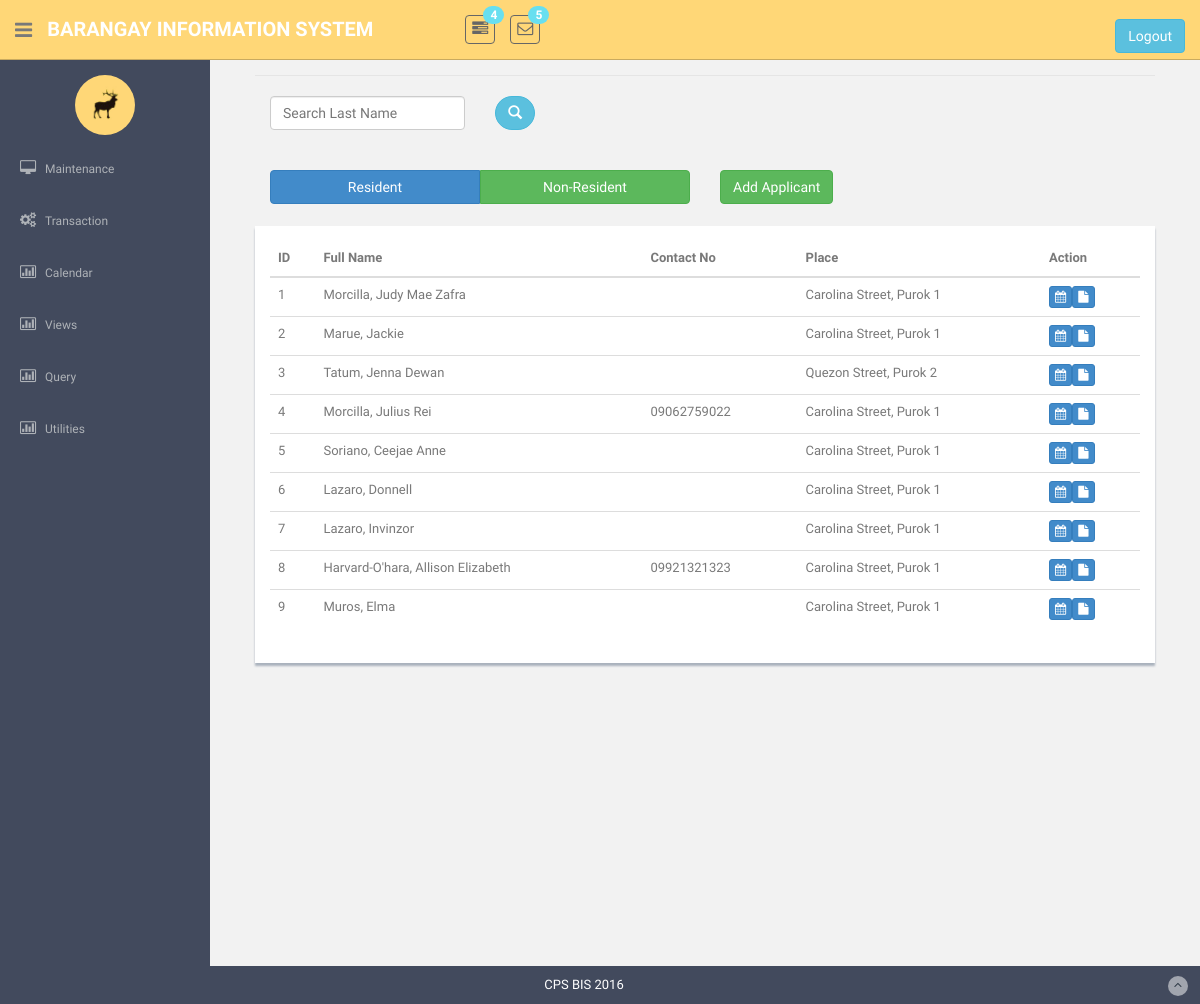
/validitycheck.php, run on an earlier commit of the app's database.
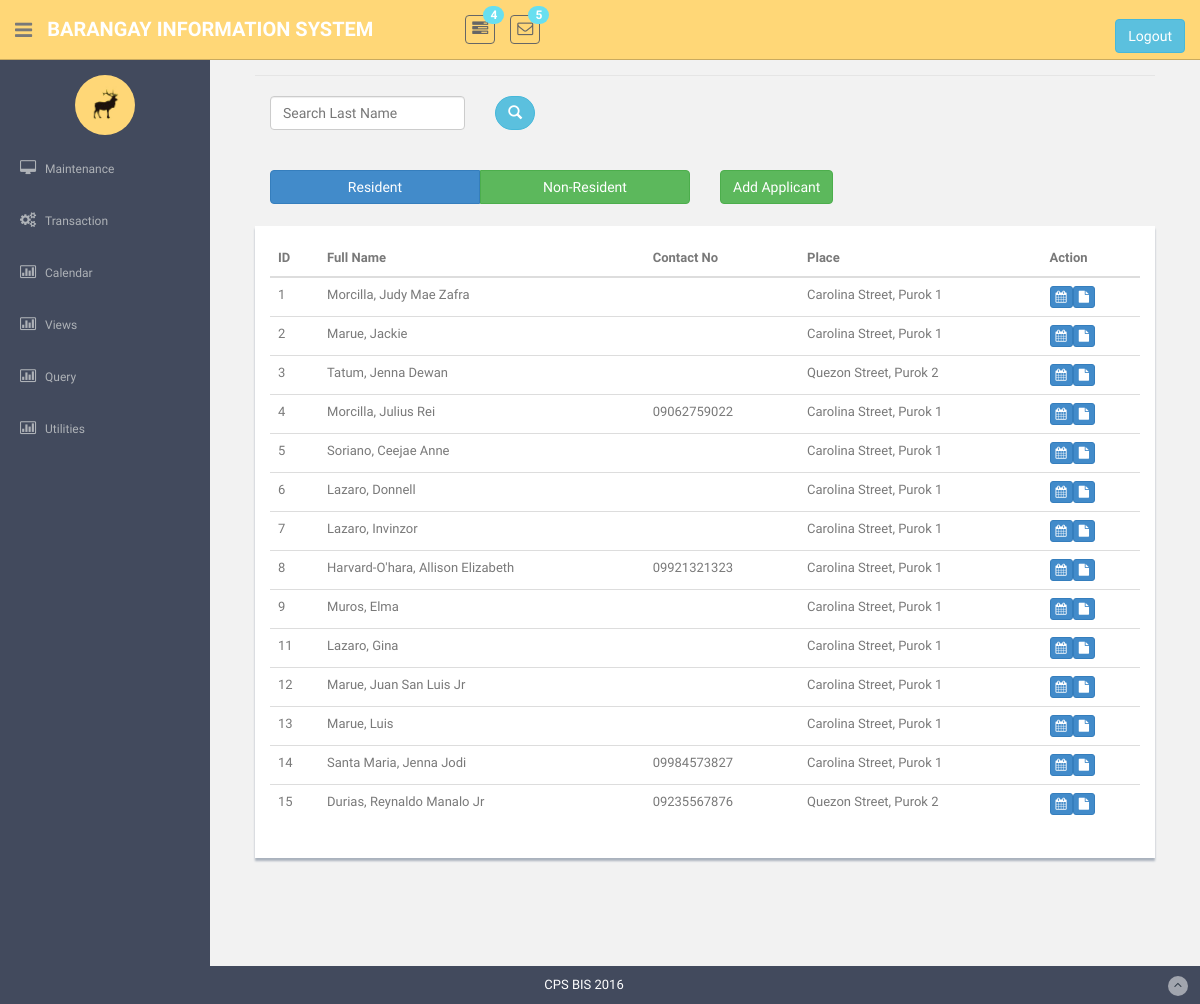
And on a later commit of the database.
### tables this page shows
CREATE TABLE `tblhousemember` (
  `intMemberNo` int(255) NOT NULL,
  `strFirstName` varchar(100) NOT NULL,
  `strMiddleName` varchar(100) DEFAULT NULL,
  `strLastName` varchar(100) NOT NULL,
  `strNameExtension` varchar(50) DEFAULT NULL,
  `charGender` char(1) NOT NULL,
  `dtBirthdate` date NOT NULL,
  `strContactNo` varchar(11) DEFAULT NULL,
  `strOccupation` varchar(50) DEFAULT NULL,
  `strSSSNo` varchar(9) DEFAULT NULL,
  `strTINNo` varchar(50) DEFAULT NULL,
  `strVotersId` varchar(25) NOT NULL,
  `intForeignHouseholdNo` int(11) NOT NULL,
  `strCivilStatus` varchar(20) NOT NULL,
  `strStatus` varchar(10) NOT NULL,
  `strLifeStatus` varchar(10) NOT NULL,
  `charLiterate` char(1) NOT NULL,
  `charDisable` char(1) NOT NULL,
  `dtEntered` date NOT NULL,
  `strImage` varchar(100) NOT NULL
);

### ValidityCheck.php (the view, shortened to what this page needs)
<!DOCTYPE html>
    <?php require('header.php');?>
    <?php require('sidebar.php');?>
      <section id="main-content">
        <section class="wrapper site-min-height">
    <div id="wrapper">
        <div id="page-content-wrapper">
            <div class="container-fluid">
                <div class="row">
                    <div class="col-lg-12">
							<div class = "bodybody">
								<div class="panel-body">
		<legend ><font face = "cambria" size = 10 color = "grey"> </font></legend>
		<div class="form-group">
			<div class="col-sm-3">
				<input id="searchr" name="search" class="form-control input-group-lg reg_name" type="text"  title="generated brgyId" value= "" placeholder="Search Last Name">
			</div>
			<div class="col-sm-2">
				<button class="btn btn-info btn-round btn-s  " id = "searchst" name = "btnSearch" value = 4 onclick = "search(this.value)"><i class = "glyphicon glyphicon-search "></i></button>
			</div>
		</div><br><br><br><br>
		<div class="col-sm-6">
		<div class="btn-group btn-group-justified" role="group" aria-label="...">
			<div class="btn-group" role="group">
				<button class="btn btn-primary" id = "searcht" name = "btnSearch" value = 1 onclick = "select(this.value)">Resident</button>
			</div>
			<div class="btn-group" role="group">
				<button class="btn btn-success" id = "searcht" name = "btnSearch" value = 2 onclick = "select(this.value)">Non-Resident</button>
			</div>
		</div>
		</div>
		<div class="col-sm-2">
			<a href="RegisterApplicant.php"><input type="button" class="btn btn-outline btn-success" name = "btnAdd" id = "btnAdd" href="RegisterApplicant.php" value="Add Applicant"></a>
		</div><br><br><br>
		<?php
		$statement = "SELECT a.`intMemberNo`, CONCAT(a.`strLastName`, ', ', a.`strFirstName`, ' ', a.`strMiddleName`, ' ', a.`strNameExtension`) AS 'Name', a.`strContactNo`, CONCAT(s.`strStreetName`, ', ', s.`strPurok`) AS 'Place' FROM tblhousemember a INNER JOIN tblhousehold h ON h.intHouseholdNo = a.intForeignHouseholdNo INNER JOIN tblstreet s ON s.intStreetId = h.intForeignStreetId";
		?>
<form method="POST">
		<center>
		<div class = "showback" id = "tablestreet">
			<table class="table table-hover" style="height: 40%; overflow: scroll; "'>
				<thead><tr>
					<th>ID</th>
					<th>Full Name</th>
					<th>Contact No</th>
					<th>Place</th>
					<th>Action</th>
				</tr></thead>
			<tbody>
			<?php
			$query = mysqli_query($con,$statement);
			while($row = mysqli_fetch_array($query)){ ?>
				<tr><td onmouseover='highlightCells(this.parentNode)' onmouseout='unhighlightCells(this.parentNode)' ><?php echo $row[0]; ?></td>
				<td onmouseover='highlightCells(this.parentNode)' onmouseout='unhighlightCells(this.parentNode)'><?php echo $row[1]; ?></td>
				<td onmouseover='highlightCells(this.parentNode)' onmouseout='unhighlightCells(this.parentNode)' ><?php echo $row[2]; ?></td>
				<td onmouseover='highlightCells(this.parentNode)' onmouseout='unhighlightCells(this.parentNode)' ><?php echo $row[3]; ?></td>
				<?php
				if(strstr($row[0], 'app')){
						echo"<td onmouseover='highlightCells(this.parentNode)' onmouseout='unhighlightCells(this.parentNode)'><button type = 'submit' name='btnProceed' value = '$row[0]' class='btn btn-success btn-xs'><i class='fa fa-calendar'></i></button><button type = 'submit' name='btnDocument' value = '$row[0]' class='btn btn-success btn-xs'><i class='fa fa-file'></i></button></td>";
					}
				else{
						echo"<td onmouseover='highlightCells(this.parentNode)' onmouseout='unhighlightCells(this.parentNode)'><button type = 'submit' name='btnProceed' value = '$row[0]' class='btn btn-primary btn-xs'><i class='fa fa-calendar'></i></button><button type = 'submit' name='btnDocument' value = '$row[0]' class='btn btn-primary btn-xs'><i class='fa fa-file'></i></button></td>";
					}
			}?>
			</tbody>
			</table>
		</div></center><br><br>
	</form>
								</div>
							</div>
						</div>
					</div>
				</div>
			</div>
		</div>
		</section><! --/wrapper -->
      </section>
<?php require("footer.php");?>

### header.php (shortened to what this page needs)
<html lang="en">
  <head>
    <link href="assets/css/bootstrap.css" rel="stylesheet">
    <link href="assets/font-awesome/css/font-awesome.css" rel="stylesheet" />
    <link href="assets/css/style.css" rel="stylesheet">
    <link href="assets/css/style-responsive.css" rel="stylesheet">
  </head>
  <body>
  <section id="container" >
      <header class="header black-bg">
              <div class="sidebar-toggle-box">
                  <div class="fa fa-bars tooltips" data-placement="right" data-original-title="Toggle Navigation"></div>
              </div>
            <a href="index.html" class="logo"><b>Barangay Information System</b></a>
            <div class="nav notify-row" id="top_menu">
                <ul class="nav top-menu">
                    <li class="dropdown">
                        <a data-toggle="dropdown" class="dropdown-toggle" href="index.html#">
                            <i class="fa fa-tasks"></i>
                            <span class="badge bg-theme">4</span>
                        </a>
                    </li>
                    <li id="header_inbox_bar" class="dropdown">
                        <a data-toggle="dropdown" class="dropdown-toggle" href="index.html#">
                            <i class="fa fa-envelope-o"></i>
                            <span class="badge bg-theme">5</span>
                        </a>
                    </li>
                </ul>
            </div><form method = POST>
            <div class="top-menu">
            	<ul class="nav pull-right top-menu">
                    <li><br><button name = 'logout' class = 'btn btn-info ' type = submit>Logout</button></li>
            	</ul>
            </div>
			</form>
        </header>

### sidebar.php (shortened to what this page needs)
<aside>
    <div id="sidebar"  class="nav-collapse ">
        <ul class="sidebar-menu" id="nav-accordion">
        	  <p class="centered"><a href="profile.html"><img src="assets/img/ui-sam.jpg" class="img-circle" width="60"></a></p>
            <li class="sub-menu">
                <a href="javascript:;" >
                    <i class="fa fa-desktop"></i>
                    <span>Maintenance</span>
                </a>
            </li>
            <li class="sub-menu">
                <a href="validitycheck.php" >
                    <i class="fa fa-cogs"></i>
                    <span>Transaction</span>
                </a>
            </li>
 <li class="sub-menu">
                <a href="viewCalendar.php" >
                    <i class="fa fa-bar-chart-o"></i>
                    <span>Calendar</span>
                </a>
            </li>
        <li class="sub-menu">
                <a href="javascript:;" >
                    <i class="fa fa-bar-chart-o"></i>
                    <span>Views</span>
                </a>
            </li>
            <li class="sub-menu">
                <a href="javascript:;" >
                    <i class="fa fa-bar-chart-o"></i>
                    <span>Query</span>
                </a>
            </li>
<li class="sub-menu">
                <a href="#" >
                    <i class="fa fa-bar-chart-o"></i>
                    <span>Utilities</span>
                </a>
            </li>
        </ul>
    </div>
</aside>

### footer.php (shortened to what this page needs)
      <footer class="site-footer">
          <div class="text-center">
              CPS BIS 2016
              <a href="index.php" class="go-top">
                  <i class="fa fa-angle-up"></i>
              </a>
          </div>
      </footer>
  </section>
</body>
</html>

### assets/css/style.css (style rules this page uses)
body { color: #797979; background: #f2f2f2; font-family: 'Ruda', sans-serif; padding: 0px !important; margin: 0px !important; font-size:13px; }
ul li { list-style: none; }
a, a:hover, a:focus { text-decoration: none; outline: none; }
#container { width: 100%; height: 100%; }
.btn-round { border-radius: 20px; -webkit-border-radius: 20px; }
.bg-theme { background-color: #68dff0; }
.centered { text-align: center; }
#sidebar { width: 210px; height: 100%; position: fixed; background: #424a5d; }
#sidebar ul li { position: relative; }
ul.sidebar-menu , ul.sidebar-menu li ul.sub { margin: -2px 0 0; padding: 0; }
ul.sidebar-menu { margin-top: 75px; }
ul.sidebar-menu li { margin-bottom: 5px; margin-left:10px; margin-right:10px; }
ul.sidebar-menu li.sub-menu { line-height: 15px; }
ul.sidebar-menu li a span { display: inline-block; }
ul.sidebar-menu li a { color: #aeb2b7; text-decoration: none; display: block; padding: 15px 0 15px 10px; font-size: 12px; outline: none; -webkit-transition: all 0.3s ease; -moz-transition: all 0.3s ease; -o-transition: all 0.3s ease; -ms-transition: all 0.3s ease; transition: all 0.3s ease; }
ul.sidebar-menu li a i { font-size: 15px; padding-right: 6px; }
#main-content { margin-left: 210px; }
.header, .footer { min-height: 60px; padding: 0 15px; }
.header { position: fixed; left: 0; right: 0; z-index: 1002; }
.black-bg { background: #ffd777; border-bottom: 1px solid #c9aa5f; }
.wrapper { display: inline-block; margin-top: 60px; padding-left: 15px; padding-right: 15px; padding-bottom: 15px; padding-top: 0px; width: 100%; }
a.logo { font-size: 20px; color: #ffffff; float: left; margin-top: 15px; text-transform: uppercase; }
a.logo b { font-weight: 900; }
#top_menu .nav > li, ul.top-menu > li { float: left; }
.notify-row { float: left; margin-top: 15px; margin-left: 92px; }
ul.top-menu > li > a { color: #666666; font-size: 16px; border-radius: 4px; -webkit-border-radius: 4px; border:1px solid #666666 !important; padding: 2px 6px; margin-right: 15px; }
.notify-row .badge { position: absolute; right: -10px; top: -10px; z-index: 100; }
.sidebar-toggle-box { float: left; padding-right: 15px; margin-top: 20px; }
.sidebar-toggle-box .fa-bars { cursor: pointer; display: inline-block; font-size: 20px; }
.showback { background: #ffffff; padding: 15px; margin-bottom: 15px; box-shadow: 0px 3px 2px #aab2bd; }
.site-footer { background: #424a5d; color: #fff; padding: 10px 0; }
.go-top { margin-right: 1%; float: right; background: rgba(255,255,255,.5); width: 20px; height: 20px; border-radius: 50%; -webkit-border-radius: 50%; }
.go-top i { color: #2A3542; }
.site-min-height { min-height: 900px; }

What changed in the data, as far as the page shows it:
added tblhousemember: intMemberNo "11", row "Lazaro, Gina", row "Carolina Street, Purok 1"
added tblhousemember: intMemberNo "12", row "Marue, Juan San Luis Jr", row "Carolina Street, Purok 1"
added tblhousemember: intMemberNo "13", row "Marue, Luis", row "Carolina Street, Purok 1"
added tblhousemember: intMemberNo "14", row "Santa Maria, Jenna Jodi", strContactNo "09984573827", row "Carolina Street, Purok 1"
added tblhousemember: intMemberNo "15", row "Durias, Reynaldo Manalo Jr", strContactNo "09235567876", row "Quezon Street, Purok 2"
